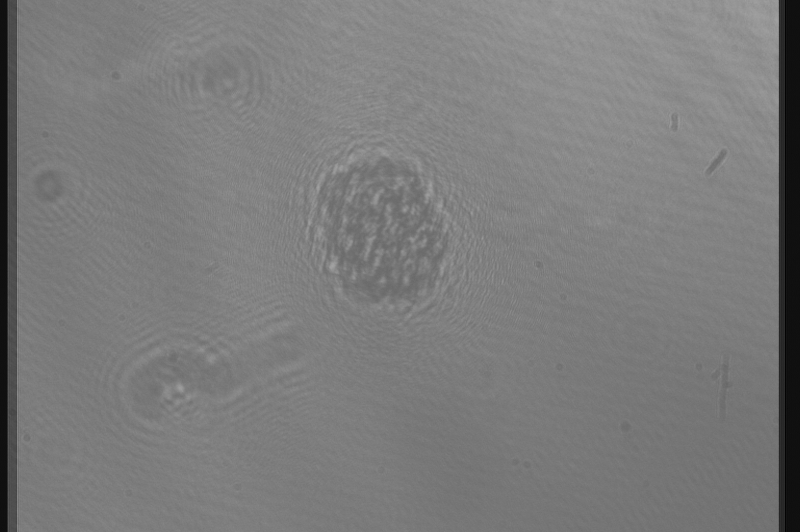
%> input picture 信息光学数字实验室/o1.bmp, 800 x 532 px; the run also reads 1 picture not shown here
$ octave CX14_4.m   (GNU Octave 9; MATLAB toolbox functions it lacks are replaced by stand-ins)
%> lines starting %> are read from the running program, lines starting %| are printed output that depends on the picture
a=imread('o1.bmp');a=double(a(:,:,1));  %读取全息图
%> further down, a is the input picture: size 532x800 uint8; min 2, max 162, mean 123.2
b=imread('o0.bmp');b=double(b(:,:,1));  %读取参考光强
a=a(:,18:779); b=b(:,18:779);           %去除图像边缘
%> after `a=a(:,18:779)`:
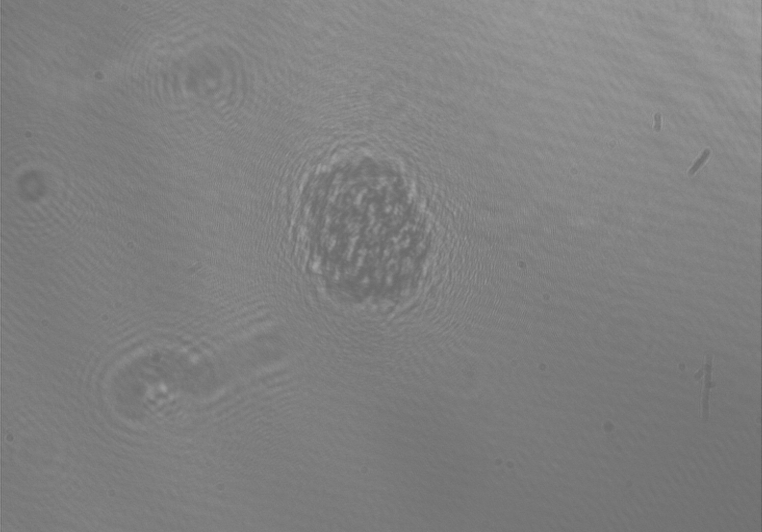
%> a: size 532x762 double; min 95, max 162, mean 127.6
figure,imshow(a,[]),figure,imshow(b,[])
IH=a-b;                                 %得到全息图
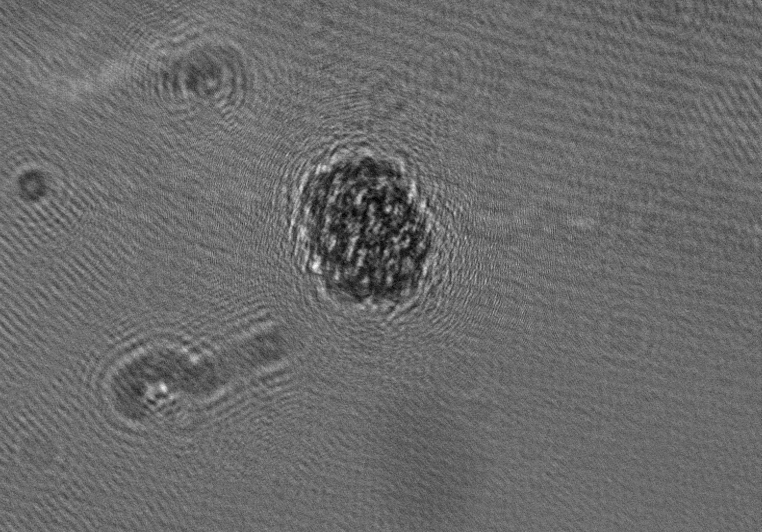
%> IH: size 532x762 double; min -29, max 37, mean -1.3; drawn with min black and max white
figure,imshow(IH,[])
[c,r]=size(IH);
%> c = 532; r = 762
zr=0.1096;                              %参考光到CCD的距离
zo=0.0355;                              %细胞到CCD的距离
Lox=r*10*10^(-6);Loy=c*10*10^(-6);      %全息图的尺寸,单位:米
%> after `Lox=r*10*10^(-6)`: Lox = 0.00762
%> after `Loy=c*10*10^(-6)`: Loy = 0.00532
lamda=6328*10^(-10); k=2*pi/lamda;      %波长和波数
xo=linspace(-Lox/2,Lox/2,r);yo=linspace(-Loy/2,Loy/2,c);%全息图的坐标
%> after `xo=linspace(-Lox/2,Lox/2,r)`: xo = 762 values from -0.00381 to 0.00381
%> after `yo=linspace(-Loy/2,Loy/2,c)`: yo = 532 values from -0.00266 to 0.00266
[xo,yo]=meshgrid(xo,yo);                %全息图的坐标网格
%生成球面离轴参考光
xr=0.0001;                              %参考点光源的x坐标
yr=0.0007;                              %参考点光源的y坐标
R=exp(j*k*zr).*exp(j*k.*((xo-xr).^2+(yo-yr).^2)/2/zr); %球面参考光波
M=5+eps                                 %赋值放大率
zp=M.*zo/(M-1)                          %球面照明光的半径
RF=exp(j*k*zp).*exp(j*k.*(xo.^2+yo.^2)/2/zp); %球面照明光波
zi=M.*zo                                %新的成像距离
F0=exp(j*k*zi)/(j*lamda*zo);
F1=exp(j*k/2/zi.*(xo.^2+yo.^2));
fF1=fft2(F1);
fa2=fft2(IH.*conj(R).*RF); %在全息图上乘R*,再以球面光垂直照射
Fuf2=fa2.*fF1;
Ui=F0.*fftshift(ifft2(Fuf2));           %在观察屏上的光场分布
Ii=Ui.*conj(Ui);                        %观察屏上的光强
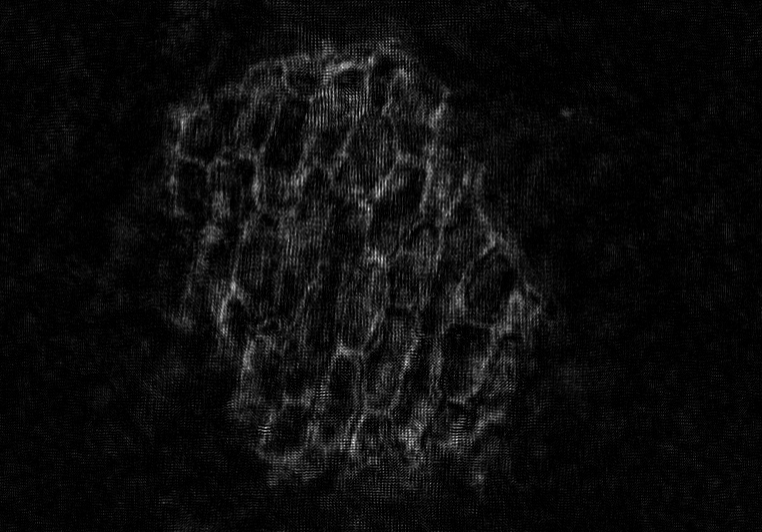
%> Ii: size 532x762 double; min 4.46e+16, max 5.11e+23, mean 2.61e+22; drawn with min black and max white
figure,imshow(Ii,[]),colormap(pink),title('缩放的-1级重构像')
%> after `title('缩放的-1级重构像')`:
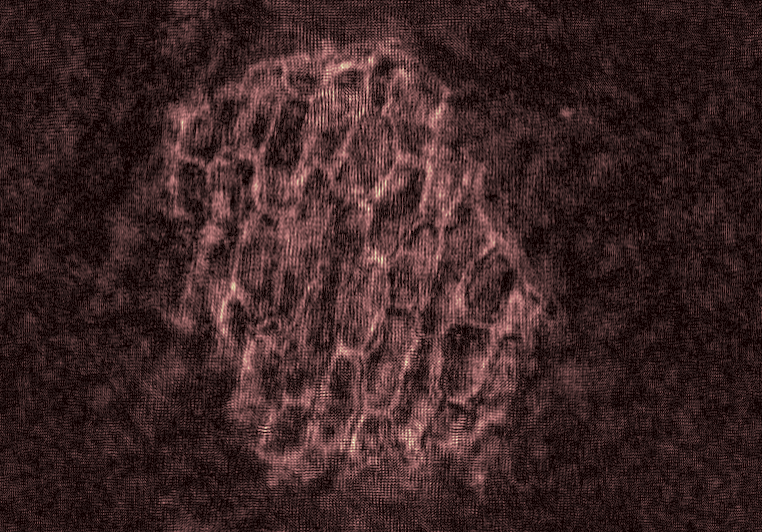
%> displayed picture: size 532x762x3, on the screen's scale of 0 to 255; mean R, G, B 60.4, 37, 36.9
